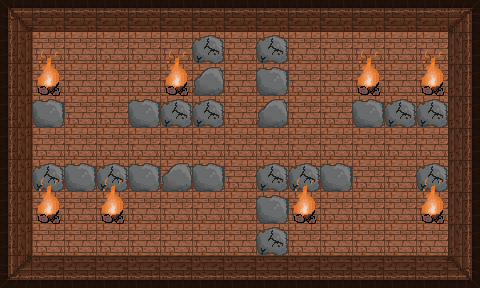

The image is a tile-based game level rendered from a .tmx file. Its description and complete source (layers, tilesets, objects, tile grids) follow:
An orthogonal 15x9 tile map with 32x32 px tiles, 2 tile layers (ground, obstacles) and 44 objects.

<map version="1.5" tiledversion="1.6.0" orientation="orthogonal" renderorder="right-down" width="15" height="9" tilewidth="32" tileheight="32" infinite="0" nextlayerid="10" nextobjectid="121">
 <tileset firstgid="1" source="room1.tsx" />
 <layer id="1" name="ground" width="15" height="9">
  <data encoding="csv">
1610612738,1,1,1,1,1,1,1,1,1,1,1,1,1,2,
1610612737,3,3,3,3,3,3,3,3,3,3,3,3,3,2684354561,
1610612737,3,3,3,3,3,3,3,3,3,3,3,3,3,2684354561,
1610612737,3,3,3,3,3,3,3,3,3,3,3,3,3,2684354561,
1610612737,3,3,3,3,3,3,3,3,3,3,3,3,3,2684354561,
1610612737,3,3,3,3,3,3,3,3,3,3,3,3,3,2684354561,
1610612737,3,3,3,3,3,3,3,3,3,3,3,3,3,2684354561,
1610612737,3,3,3,3,3,3,3,3,3,3,3,3,3,2684354561,
3221225474,3221225473,3221225473,3221225473,3221225473,3221225473,3221225473,3221225473,3221225473,3221225473,3221225473,3221225473,3221225473,3221225473,2684354562
</data>
 </layer>
 <objectgroup id="5" name="doors-UP">
  <object id="36" x="224" y="0" width="32" height="32" />
 </objectgroup>
 <objectgroup id="6" name="doors-RIGHT">
  <object id="37" x="448" y="128" width="32" height="32" />
 </objectgroup>
 <objectgroup id="7" name="doors-LEFT">
  <object id="39" x="0" y="128" width="32" height="32" />
 </objectgroup>
 <objectgroup id="8" name="doors-DOWN">
  <object id="40" x="224" y="256" width="32" height="32" />
 </objectgroup>
 <layer id="3" name="obstacles" width="15" height="9">
  <data encoding="csv">
0,0,0,0,0,0,0,0,0,0,0,0,0,0,0,
0,0,0,0,0,0,6,0,6,0,0,0,0,0,0,
0,12,0,0,0,12,7,0,4,0,0,12,0,12,0,
0,4,0,0,4,6,6,0,7,0,0,4,6,6,0,
0,0,0,0,0,0,0,0,0,0,0,0,0,0,0,
0,6,4,6,4,7,4,0,6,6,4,0,0,6,0,
0,12,0,12,0,0,0,0,4,12,0,0,0,12,0,
0,0,0,0,0,0,0,0,6,0,0,0,0,0,0,
0,0,0,0,0,0,0,0,0,0,0,0,0,0,0
</data>
 </layer>
 <objectgroup id="4" name="border">
  <object id="3" x="0" y="0" width="224" height="32" />
  <object id="4" x="448" y="0" width="32" height="128" />
  <object id="24" x="256" y="0" width="224" height="32" />
  <object id="25" x="448" y="160" width="32" height="128" />
  <object id="26" x="0" y="256" width="224" height="32" />
  <object id="27" x="256" y="256" width="224" height="32" />
  <object id="28" x="0" y="0" width="32" height="128" />
  <object id="29" x="0" y="160" width="32" height="128" />
  <object id="64" x="262.427" y="189.607">
   <polygon points="0,0 -4.75,-11.75 -1.75,-21.5 14.25,-25.75 23.5,-18 23.75,-3.25 10.75,1" />
  </object>
  <object id="65" x="37.7839" y="102.36">
   <polygon points="0,0 13,-2 23.75,3 23.25,19.5 17.75,24.25 -2.25,22 -5,8.25" />
  </object>
  <object id="66" x="134.648" y="101.673">
   <polygon points="0,0 13,-2 23.75,3 23.25,19.5 17.75,24.25 -2.25,22 -5,8.25" />
  </object>
  <object id="67" x="262.427" y="68.6981">
   <polygon points="0,0 13,-2 23.75,3 23.25,19.5 17.75,24.25 -2.25,22 -5,8.25" />
  </object>
  <object id="68" x="357.917" y="102.36">
   <polygon points="0,0 13,-2 23.75,3 23.25,19.5 17.75,24.25 -2.25,22 -5,8.25" />
  </object>
  <object id="70" x="327.003" y="166.249">
   <polygon points="0,0 13,-2 23.75,3 23.25,19.5 17.75,24.25 -2.25,22 -5,8.25" />
  </object>
  <object id="71" x="261.74" y="197.85">
   <polygon points="0,0 13,-2 23.75,3 23.25,19.5 17.75,24.25 -2.25,22 -5,8.25" />
  </object>
  <object id="73" x="199.224" y="166.249">
   <polygon points="0,0 13,-2 23.75,3 23.25,19.5 17.75,24.25 -2.25,22 -5,8.25" />
  </object>
  <object id="74" x="133.961" y="164.875">
   <polygon points="0,0 13,-2 23.75,3 23.25,19.5 17.75,24.25 -2.25,22 -5,8.25" />
  </object>
  <object id="75" x="70.072" y="166.249">
   <polygon points="0,0 13,-2 23.75,3 23.25,19.5 17.75,24.25 -2.25,22 -5,8.25" />
  </object>
  <object id="76" x="37.7839" y="188.92">
   <polygon points="0,0 -4.75,-11.75 -1.75,-21.5 14.25,-25.75 23.5,-18 23.75,-3.25 10.75,1" />
  </object>
  <object id="78" x="165.562" y="125.717">
   <polygon points="0,0 -4.75,-11.75 -1.75,-21.5 14.25,-25.75 23.5,-18 23.75,-3.25 10.75,1" />
  </object>
  <object id="79" x="197.163" y="125.717">
   <polygon points="0,0 -4.75,-11.75 -1.75,-21.5 14.25,-25.75 23.5,-18 23.75,-3.25 10.75,1" />
  </object>
  <object id="80" x="197.85" y="61.1413">
   <polygon points="0,0 -4.75,-11.75 -1.75,-21.5 14.25,-25.75 23.5,-18 23.75,-3.25 10.75,1" />
  </object>
  <object id="81" x="262.427" y="61.1413">
   <polygon points="0,0 -4.75,-11.75 -1.75,-21.5 14.25,-25.75 23.5,-18 23.75,-3.25 10.75,1" />
  </object>
  <object id="83" x="390.205" y="125.717">
   <polygon points="0,0 -4.75,-11.75 -1.75,-21.5 14.25,-25.75 23.5,-18 23.75,-3.25 10.75,1" />
  </object>
  <object id="84" x="421.119" y="125.717">
   <polygon points="0,0 -4.75,-11.75 -1.75,-21.5 14.25,-25.75 23.5,-18 23.75,-3.25 10.75,1" />
  </object>
  <object id="85" x="422.493" y="189.607">
   <polygon points="0,0 -4.75,-11.75 -1.75,-21.5 14.25,-25.75 23.5,-18 23.75,-3.25 10.75,1" />
  </object>
  <object id="86" x="293.341" y="190.294">
   <polygon points="0,0 -4.75,-11.75 -1.75,-21.5 14.25,-25.75 23.5,-18 23.75,-3.25 10.75,1" />
  </object>
  <object id="87" x="262.427" y="254.183">
   <polygon points="0,0 -4.75,-11.75 -1.75,-21.5 14.25,-25.75 23.5,-18 23.75,-3.25 10.75,1" />
  </object>
  <object id="89" x="103.047" y="188.92">
   <polygon points="0,0 -4.75,-11.75 -1.75,-21.5 14.25,-25.75 23.5,-18 23.75,-3.25 10.75,1" />
  </object>
  <object id="92" x="195.789" y="92.7424">
   <polygon points="0,0 24,-0.375 26.75,-13.625 21.625,-24.375 12.25,-24 -1.125,-11.625" />
  </object>
  <object id="93" x="260.366" y="125.03">
   <polygon points="0,0 24,-0.375 26.75,-13.625 21.625,-24.375 12.25,-24 -1.125,-11.625" />
  </object>
  <object id="96" x="163.501" y="189.607">
   <polygon points="0,0 24,-0.375 26.75,-13.625 21.625,-24.375 12.25,-24 -1.125,-11.625" />
  </object>
 </objectgroup>
 <objectgroup id="9" name="fire">
  <object id="116" x="37.313" y="89.8474">
   <polygon points="0,0 20.375,1.625 17.125,-7.25 19.75,-15 9.625,-20.25 0,-11.625" />
  </object>
  <object id="120" x="165.778" y="90.5344">
   <polygon points="0,0 20.375,1.625 17.125,-7.25 19.75,-15 9.625,-20.25 0,-11.625" />
  </object>
  <object id="123" x="357.446" y="90.5344">
   <polygon points="0,0 20.375,1.625 17.125,-7.25 19.75,-15 9.625,-20.25 0,-11.625" />
  </object>
  <object id="125" x="422.709" y="90.5344">
   <polygon points="0,0 20.375,1.625 17.125,-7.25 19.75,-15 9.625,-20.25 0,-11.625" />
  </object>
  <object id="126" x="423.396" y="219.687">
   <polygon points="0,0 20.375,1.625 17.125,-7.25 19.75,-15 9.625,-20.25 0,-11.625" />
  </object>
  <object id="130" x="294.931" y="219">
   <polygon points="0,0 20.375,1.625 17.125,-7.25 19.75,-15 9.625,-20.25 0,-11.625" />
  </object>
  <object id="133" x="101.889" y="220.374">
   <polygon points="0,0 20.375,1.625 17.125,-7.25 19.75,-15 9.625,-20.25 0,-11.625" />
  </object>
  <object id="135" x="38" y="219">
   <polygon points="0,0 20.375,1.625 17.125,-7.25 19.75,-15 9.625,-20.25 0,-11.625" />
  </object>
 </objectgroup>
</map>
